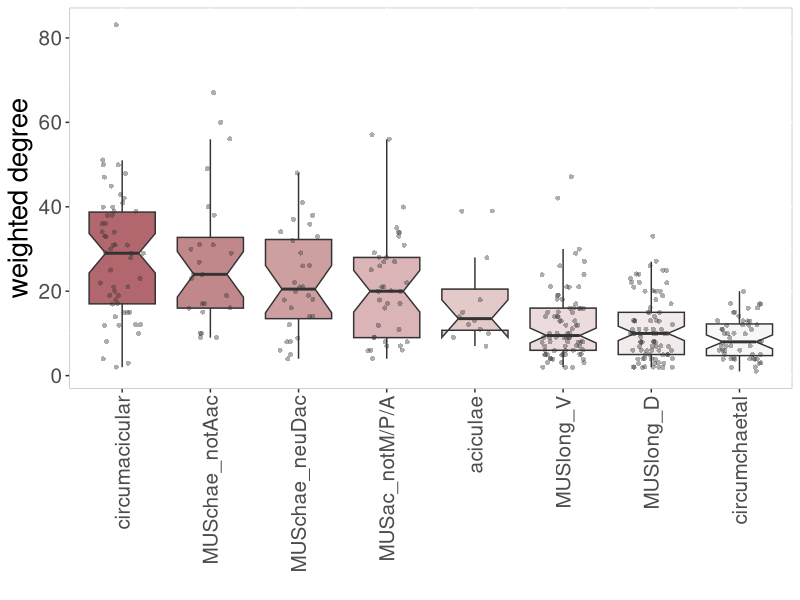
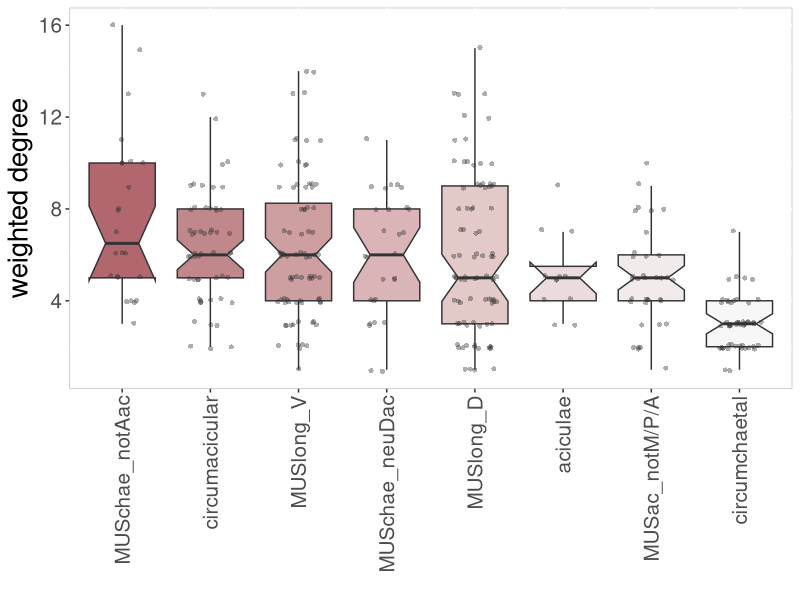
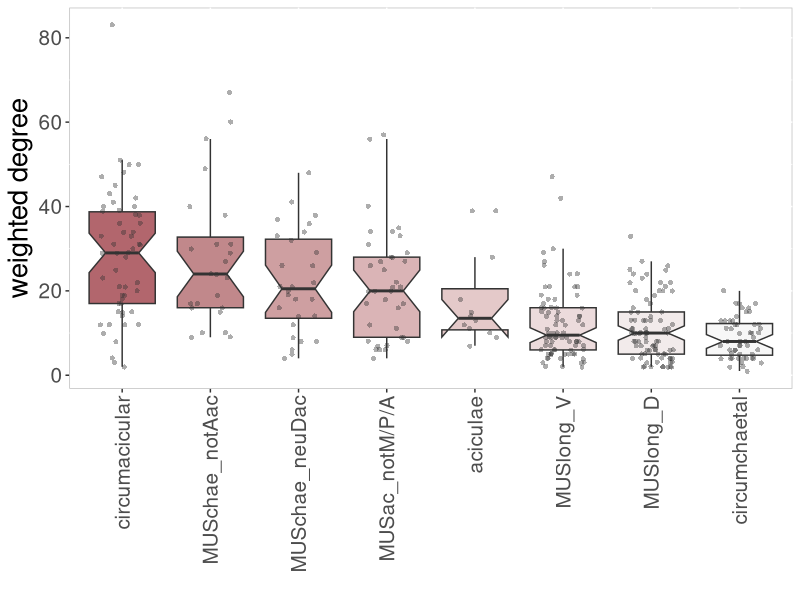
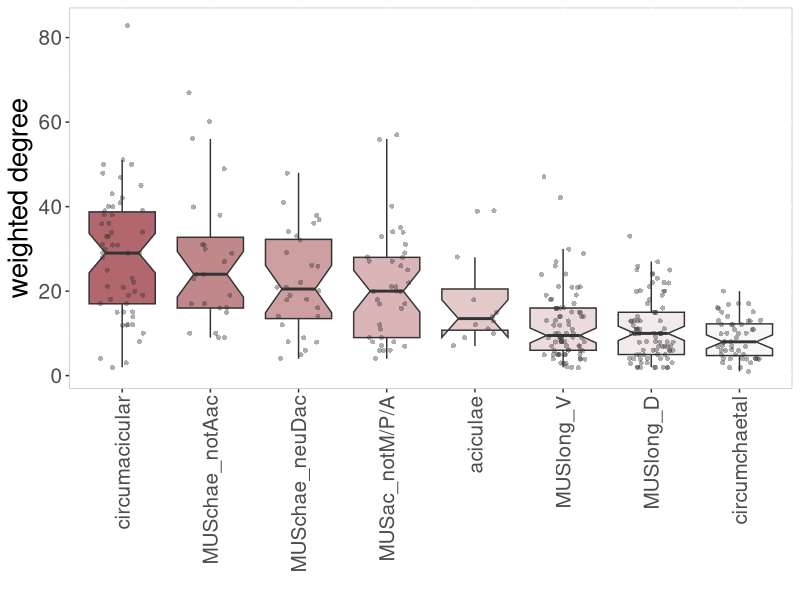
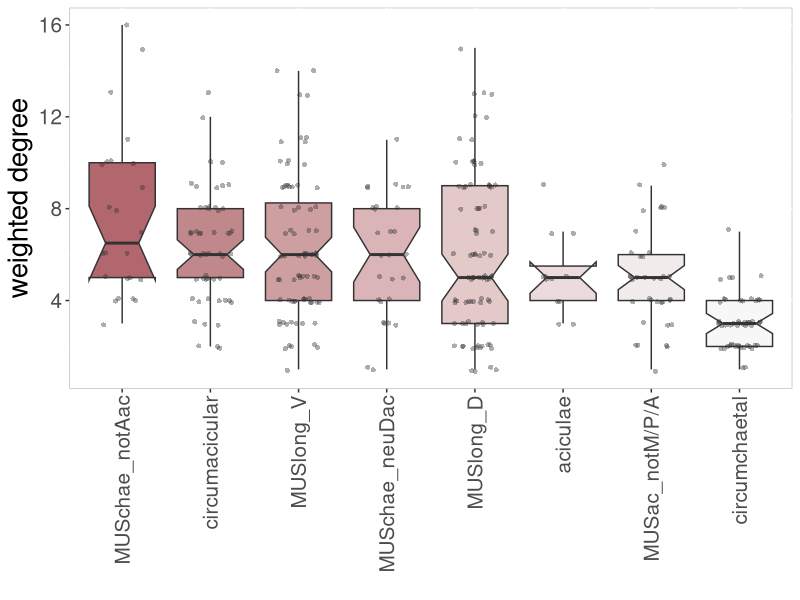
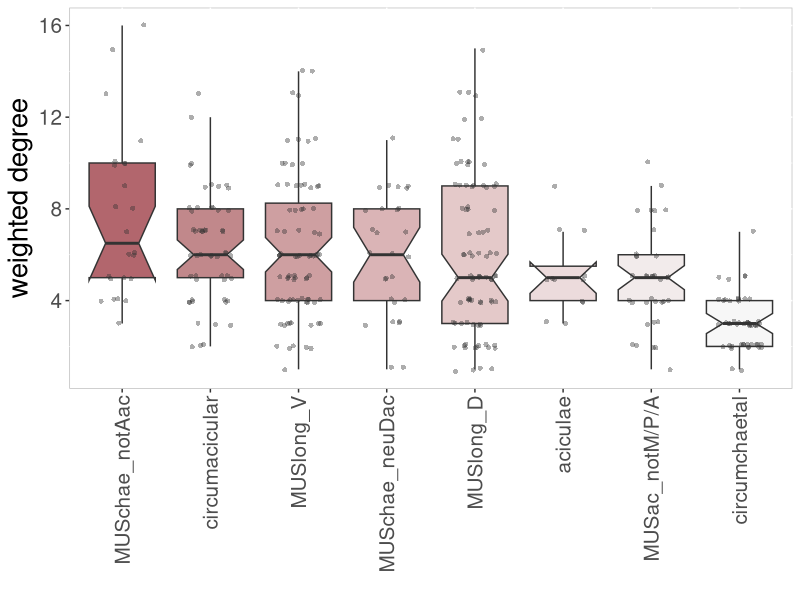

R code for these plots, in order:
#weighted degrees (WD) and degrees (D) of nodes in the desmosomal connectome
#plot for Figure 6 panel D of Jasek et al 2021 Desmosomal connectome paper
#Gaspar Jekely May 2021

#load packages and functions
library(ggplot2)
library(tidyverse)

#cbind_dif function will return data.frame and fill in NAs to make all columns of the same length
cbind_dif <- function(x = list()){
        # Find max length
        max_length <- max(unlist(lapply(x, length)))
        # Set length of each vector as
        res <- lapply(x, function(x){
                length(x) <- max_length
                return(x)
        })
        return(as.data.frame(res))
}

setwd("/working_directory/")


WD_circumacicular <- c(83,51,50,50,48,47,45,43,42,41,40,40,39,39,38,38,36,36,34,34,33,33,31,31,31,30,29,29,29,28,25,23,22,21,21,20,19,19,18,17,17,15,15,15,14,12,12,12,12,10,8,4,3,2)
WD_MUSchae_notAac <- c(67,60,56,49,40,38,31,31,30,29,27,24,24,23,19,17,17,16,16,15,10,10,9,9)
WD_MUSchae_neuDac <- c(48,41,38,37,36,34,33,32,29,26,26,22,21,21,20,19,18,18,16,14,14,12,9,8,8,6,5,4)
WD_MUSac_notM_P_A <- c(57,56,40,35,34,34,33,31,29,28,28,27,27,26,25,22,21,21,20,20,20,18,17,17,16,12,11,9,9,8,8,7,7,6,6,6,4)
WD_acicula <- c(39, 39, 28, 18, 15, 14, 13, 12, 11, 10, 9, 7)
WD_MUSlong_V <- c(47, 42, 30, 29, 27, 26, 24, 24, 21, 21, 21, 21, 19, 19, 18, 18, 17, 16, 16, 16, 16, 16, 15, 15, 15, 14, 14, 14, 14, 13, 13, 13, 12, 12, 12, 11, 10, 10, 10, 10, 9, 9, 9, 9, 9, 9, 9, 8, 8, 8, 8, 8, 8, 7, 7, 7, 7, 6, 6, 6, 6, 6, 5, 5, 5, 5, 5, 5, 5, 5, 4, 4, 4, 4, 3, 3, 3, 2, 2, 2)
WD_MUSlong_D <- c(33, 27, 26, 25, 25, 24, 24, 23, 22, 22, 22, 21, 20, 20, 20, 20, 19, 18, 17, 16, 15, 15, 15, 14, 13, 13, 13, 13, 13, 13, 12, 11, 11, 11, 11, 11, 10, 10, 10, 10, 10, 10, 10, 10, 10, 9, 8, 8, 8, 8, 8, 8, 7, 7, 7, 7, 7, 6, 6, 6, 6, 6, 6, 5, 5, 5, 5, 5, 4, 4, 4, 4, 4, 4, 3, 3, 3, 3, 2, 2, 2, 2, 2, 2, 2, 2)
WD_circumchaetal <- c(20, 17, 17, 17, 16, 16, 15, 15, 14, 13, 13, 13, 13, 12, 12, 12, 12, 11, 11, 11, 10, 10, 10, 10, 9, 8, 8, 8, 7, 7, 7, 7, 6, 6, 6, 6, 5, 5, 5, 4, 4, 4, 4, 4, 4, 4, 4, 3, 3, 2, 2, 1)

D_circumacicular <- c(9, 6, 8, 7, 10, 9, 7, 10, 8, 8, 9, 7, 13, 9, 8, 6, 6, 9, 6, 8, 7, 6, 7, 8, 7, 5, 5, 6, 5, 6, 12, 7, 7, 5, 8, 5, 6, 7, 4, 3, 5, 4, 3, 5, 4, 6, 4, 4, 2, 4, 4, 3, 2, 2)
D_MUSchae_notAac <- c(13, 16, 15, 10, 8, 8, 11, 10, 9, 10, 4, 10, 6, 5, 5, 6, 6, 4, 5, 5, 3, 7, 4, 4)
D_MUSchae_neuDac <- c(11, 6, 8, 9, 9, 9, 9, 9, 7, 8, 8, 6, 4, 5, 7, 7, 3, 5, 8, 3, 4, 4, 6, 3, 5, 3, 1, 1)
D_MUSac_notM_P_A <- c(5, 4, 7, 5, 5, 8, 8, 5, 6, 9, 5, 8, 5, 5, 10, 6, 5, 4, 6, 6, 4, 5, 4, 8, 3, 4, 4, 2, 4, 3, 3, 4, 2, 2, 1, 2)
D_acicula <- c(9, 5, 7, 5, 5, 5, 3, 4, 3, 7, 4, 5)
D_MUSlong_V <- c(14, 14, 13, 11, 10, 5, 9, 7, 11, 9, 8, 7, 11, 11, 10, 8, 4, 13, 10, 9, 5, 4, 9, 7, 7, 10, 9, 8, 6, 9, 9, 8, 7, 5, 4, 5, 8, 6, 6, 5, 9, 6, 6, 6, 6, 4, 4, 6, 6, 6, 6, 5, 5, 6, 6, 5, 4, 5, 4, 4, 4, 3, 5, 4, 4, 4, 3, 3, 3, 3, 4, 3, 3, 2, 3, 2, 2, 2, 2, 1)
D_MUSlong_D <- c(10, 15, 13, 10, 10, 11, 11, 8, 12, 9, 9, 10, 13, 12, 9, 5, 5, 13, 10, 7, 9, 9, 6, 5, 9, 8, 6, 5, 5, 4, 6, 10, 9, 8, 5, 4, 9, 9, 8, 7, 6, 5, 5, 4, 4, 7, 8, 7, 6, 5, 4, 4, 6, 5, 4, 3, 2, 6, 6, 4, 3, 3, 3, 5, 5, 4, 3, 1, 4, 4, 3, 3, 2, 2, 3, 2, 2, 2, 2, 2, 2, 2, 2, 1, 1, 1)
D_circumchaetal <- c(3, 5, 4, 2, 3, 2, 3, 2, 4, 7, 3, 3, 3, 4, 4, 4, 3, 5, 4, 3, 5, 4, 4, 3, 4, 5, 2, 2, 3, 2, 2, 2, 3, 3, 3, 2, 3, 3, 3, 3, 3, 3, 3, 2, 2, 2, 1, 2, 2, 2, 2, 1)  


#create tibble with cbind_dif function that will fill in NAs to make all columns of the same length
WD_cbind <- cbind_dif(list(WD_circumacicular, WD_MUSchae_notAac, WD_MUSchae_neuDac, WD_MUSac_notM_P_A, WD_acicula, WD_MUSlong_V, WD_MUSlong_D, WD_circumchaetal))
names(WD_cbind) <- c('circumacicular', 'MUSchae_notAac', 'MUSchae_neuDac', 'MUSac_notM/P/A', 'aciculae', 'MUSlong_V', 'MUSlong_D',  'circumchaetal')
WD_cbind <- tibble(WD_cbind)

#pivot the tibble
WD_cbind <- WD_cbind %>% 
        pivot_longer(everything(),names_to = "cell_type", values_to = "weighted_degree")

#encode cell type vector as a factor
WD_cbind$cell_type <- factor(WD_cbind$cell_type)

#same for unweighted data
#create tibble with cbind_dif function that will fill in NAs to make all columns of the same length
D_cbind <- cbind_dif(list(D_MUSchae_notAac, D_circumacicular,  D_MUSlong_V, D_MUSchae_neuDac, D_MUSlong_D, D_acicula, D_MUSac_notM_P_A, D_circumchaetal))
names(D_cbind) <- c('MUSchae_notAac','circumacicular',  'MUSlong_V', 'MUSchae_neuDac', 'MUSlong_D', 'aciculae', 'MUSac_notM/P/A', 'circumchaetal')
D_cbind <- tibble(D_cbind)
D_cbind

#pivot the tibble
D_cbind <- D_cbind %>% 
        pivot_longer(everything(),names_to = "cell_type", values_to = "weighted_degree")

#encode cell type vector as a factor
D_cbind$cell_type <- factor(D_cbind$cell_type)

#plotting
WD_cbind %>%
        ggplot(mapping=aes(fct_reorder(cell_type, weighted_degree, .fun='mean', na.rm = TRUE, .desc = TRUE), weighted_degree))+
        geom_boxplot(notch=TRUE, fill=hcl.colors(8, palette='Reds2', alpha = 0.6), outlier.shape = NA)+
        geom_jitter(alpha=0.4,width=0.25, height = 0.1, color='grey20', shape=16, size=1.4)+
         #       geom_jitter(mapping=aes(x=(`cell type`),y=`weighted degree`), width=0.2, height = 0.01)+
        theme(panel.background = element_rect(fill = "white", color = "grey"))+
        theme(legend.position="none")+
        ylab("weighted degree") + 
        xlab("")+
        theme(axis.text.x = element_text(angle = 90, family='sans', size=15, face='plain', hjust=1, vjust = 0.5))+
        theme(axis.text.y=element_text(family='sans',size=15))+
        theme(axis.title.y = element_text(size=20))
ggsave('WD_weights_cells.pdf', width=5, height=6)
ggsave('WD_weights_cells.png', width=5, height=6)

#plotting
D_cbind %>%
        ggplot(mapping=aes(fct_reorder(cell_type, weighted_degree, .fun='mean', na.rm = TRUE, .desc = TRUE), weighted_degree))+
        geom_boxplot(notch=TRUE, fill=hcl.colors(8, palette='Reds2', alpha = 0.6), outlier.shape = NA)+
        geom_jitter(alpha=0.4,width=0.25, height = 0.1, color='grey20', shape=16, size=1.4)+
        #       geom_jitter(mapping=aes(x=(`cell type`),y=`weighted degree`), width=0.2, height = 0.01)+
        theme(panel.background = element_rect(fill = "white", color = "grey"))+
        theme(legend.position="none")+
        ylab("weighted degree") + 
        xlab("")+
        theme(axis.text.x = element_text(angle = 90, family='sans', size=15, face='plain', hjust=1, vjust = 0.5))+
        theme(axis.text.y=element_text(family='sans',size=15))+
        theme(axis.title.y = element_text(size=20))
ggsave('D_weights_cells.pdf', width=5, height=6)
ggsave('D_weights_cells.png', width=5, height=6)
